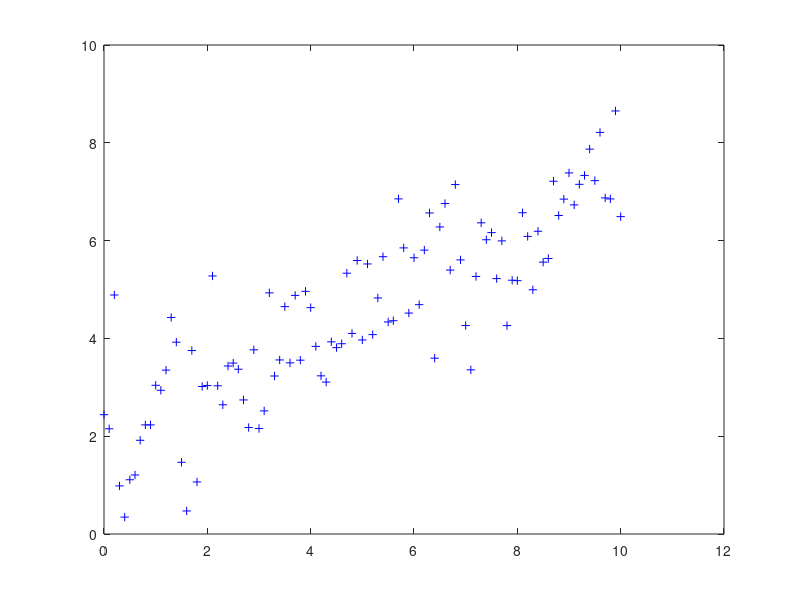

Recreate this plot in MATLAB.
%Least square.m
%Week 5 
%preamble
clear all; close all; clc; 

%load data 
load ('noisy.mat')

%plot 
plot(x,y,'b+')
axis([0,12,0,10])
